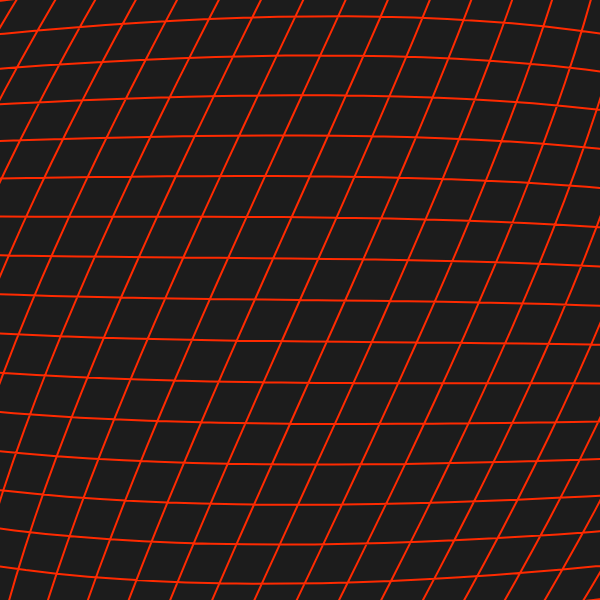
Frame 1 (no input)
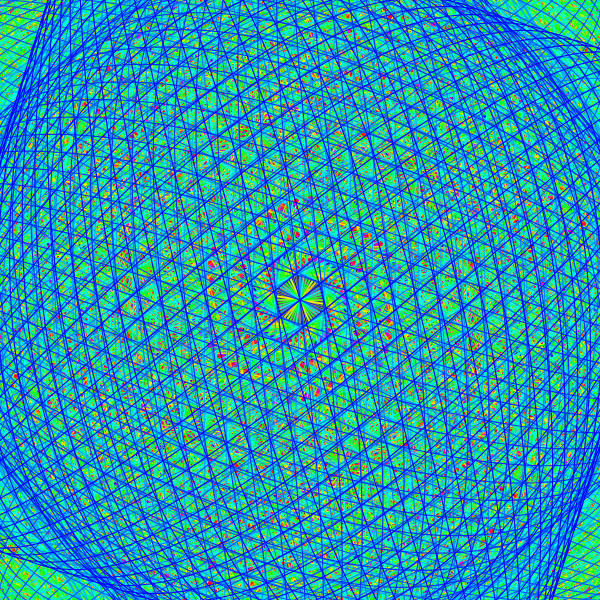
Frame 60 (no input)
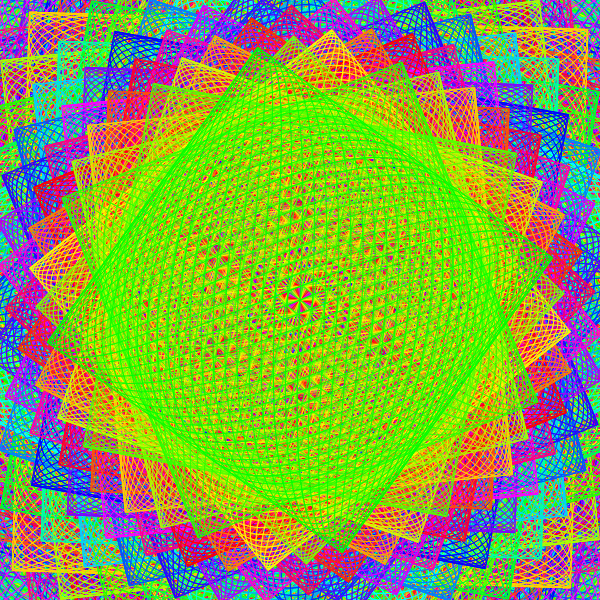
Frame 120 (the mouse pressed at the canvas centre since frame 60)

The p5.js sketch that drew these frames (run headless with seeded random() and noise() and a simulated clock; from frame 60 on, the mouse is pressed at the canvas centre):

// p5.js sketch
// ── sketch.js
var fm1 = 125.0;
var fm2 = 190.0;
//initial value makes no difference, 0 is fine
var angle = 0.0;
var ampX;
var ampY;
var s = 2;

function setup(){
  createCanvas(600,600);
  colorMode(HSB, 36, 100, 100)
  background(11);
  strokeWeight(1);
  //stroke(255,255,0);
  noFill();

  ampX = width/2;
  ampY = height/2;

}

function draw(){

  if(s<.01){
    noLoop();
  }else{
    makeLissa(fm1, fm2, ampX, ampY, s, 0, color((frameCount%36), 100, 100));
    s*=.99;
  }
  
}// end draw

function makeLissa(fm1, fm2, ampX, ampY, s, shift, colorr){
  
  push();
  translate(width/2+shift, height/2);
  scale(s);
  rotate(frameCount%360);
  stroke(colorr);
  
  beginShape();
  
    //draw full image instantly
    for(var i=0; i < 10000; i++){
    //draw with animation
    //for(var i=0; i < frameCount; i++){
   
      angle = i / fm1 * TWO_PI;
      var y = sin(angle)* ampY;
      
      angle = i / fm2 * TWO_PI;
      var x = sin(angle)* ampX;
    
      vertex(x,y); 
    }
  endShape();
  pop();
  
}
